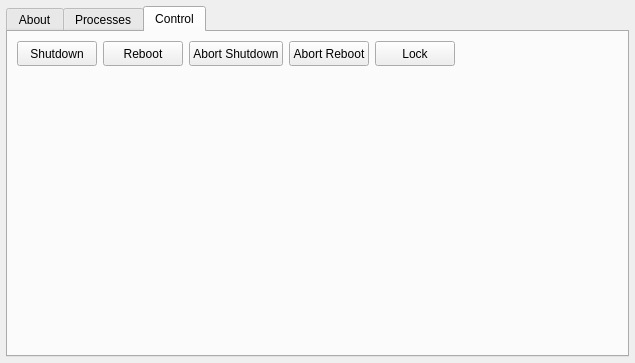
<?xml version="1.0" encoding="UTF-8"?>
<ui version="4.0">
 <class>System</class>
 <widget class="QWidget" name="System">
  <property name="geometry">
   <rect>
    <x>0</x>
    <y>0</y>
    <width>635</width>
    <height>363</height>
   </rect>
  </property>
  <property name="windowTitle">
   <string>Form</string>
  </property>
  <layout class="QVBoxLayout" name="verticalLayout">
   <property name="spacing">
    <number>0</number>
   </property>
   <property name="leftMargin">
    <number>6</number>
   </property>
   <property name="topMargin">
    <number>6</number>
   </property>
   <property name="rightMargin">
    <number>6</number>
   </property>
   <property name="bottomMargin">
    <number>6</number>
   </property>
   <item>
    <widget class="QTabWidget" name="tabWidget">
     <property name="focusPolicy">
      <enum>Qt::FocusPolicy::NoFocus</enum>
     </property>
     <property name="currentIndex">
      <number>2</number>
     </property>
     <widget class="QWidget" name="tab">
      <attribute name="title">
       <string>About</string>
      </attribute>
     </widget>
     <widget class="QWidget" name="tab_3">
      <attribute name="title">
       <string>Processes</string>
      </attribute>
     </widget>
     <widget class="QWidget" name="tab_2">
      <attribute name="title">
       <string>Control</string>
      </attribute>
      <layout class="QGridLayout" name="gridLayout">
       <item row="0" column="2">
        <widget class="QPushButton" name="sysc_ashutdown">
         <property name="minimumSize">
          <size>
           <width>60</width>
           <height>25</height>
          </size>
         </property>
         <property name="focusPolicy">
          <enum>Qt::FocusPolicy::NoFocus</enum>
         </property>
         <property name="text">
          <string>Abort Shutdown</string>
         </property>
        </widget>
       </item>
       <item row="0" column="0">
        <widget class="QPushButton" name="sysc_shutdown">
         <property name="minimumSize">
          <size>
           <width>60</width>
           <height>25</height>
          </size>
         </property>
         <property name="focusPolicy">
          <enum>Qt::FocusPolicy::NoFocus</enum>
         </property>
         <property name="text">
          <string>Shutdown</string>
         </property>
        </widget>
       </item>
       <item row="0" column="1">
        <widget class="QPushButton" name="sysc_reboot">
         <property name="minimumSize">
          <size>
           <width>60</width>
           <height>25</height>
          </size>
         </property>
         <property name="focusPolicy">
          <enum>Qt::FocusPolicy::NoFocus</enum>
         </property>
         <property name="text">
          <string>Reboot</string>
         </property>
        </widget>
       </item>
       <item row="0" column="4">
        <widget class="QPushButton" name="pushButton_3">
         <property name="minimumSize">
          <size>
           <width>60</width>
           <height>25</height>
          </size>
         </property>
         <property name="focusPolicy">
          <enum>Qt::FocusPolicy::NoFocus</enum>
         </property>
         <property name="text">
          <string>Lock</string>
         </property>
        </widget>
       </item>
       <item row="0" column="3">
        <widget class="QPushButton" name="sysc_areboot">
         <property name="minimumSize">
          <size>
           <width>60</width>
           <height>25</height>
          </size>
         </property>
         <property name="focusPolicy">
          <enum>Qt::FocusPolicy::NoFocus</enum>
         </property>
         <property name="text">
          <string>Abort Reboot</string>
         </property>
        </widget>
       </item>
       <item row="0" column="5">
        <spacer name="horizontalSpacer">
         <property name="orientation">
          <enum>Qt::Orientation::Horizontal</enum>
         </property>
         <property name="sizeHint" stdset="0">
          <size>
           <width>40</width>
           <height>20</height>
          </size>
         </property>
        </spacer>
       </item>
       <item row="1" column="0" colspan="6">
        <spacer name="verticalSpacer">
         <property name="orientation">
          <enum>Qt::Orientation::Vertical</enum>
         </property>
         <property name="sizeHint" stdset="0">
          <size>
           <width>20</width>
           <height>40</height>
          </size>
         </property>
        </spacer>
       </item>
      </layout>
     </widget>
    </widget>
   </item>
  </layout>
 </widget>
 <resources/>
 <connections/>
</ui>
